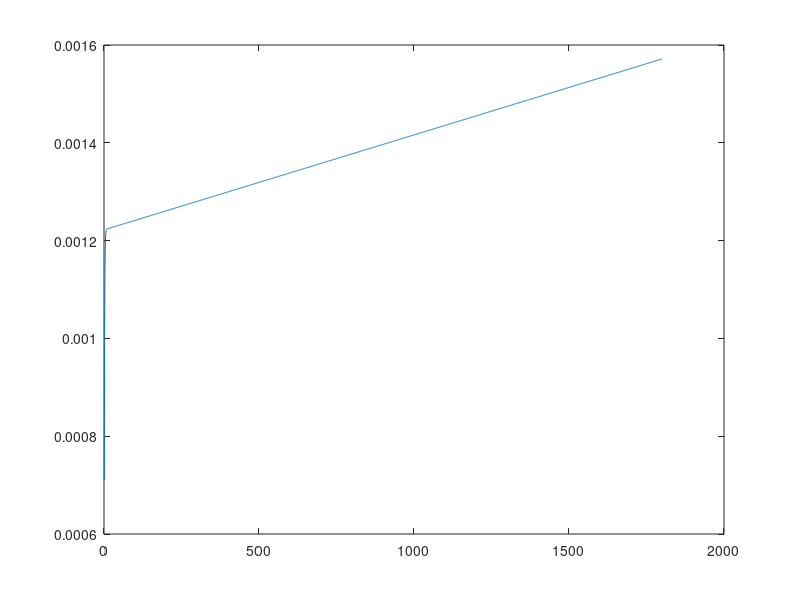

Write MATLAB code to recreate this figure.
t = linspace(1,1800,1800);
A = 5.43e-2;
n = 0.0117;
e0 = 0;
fm = e0 + A*t.^n;

Em = 1.69e14;
num = 1.03e13;
Ek = 1636.76e6;
nuk = 1879.26e6;
sig0 = 2e6;

% sig0 = 1;
% Em = 0.273;
% num = 0.219;
% Ek = 0.001;
% nuk = -0.276;
% t = [0,10,20,40,60,80,100,200,300];

tau = nuk/Ek;
expo = -t/tau;

bm = sig0*(1/Em + (1/Ek)*(1-exp(expo)) + t/num);
figure(1)
plot(t, bm);
% hold on
% plot(t,fm,'r-o')
% figure(2);
% plot(t,fm);

% t0 = 0;
%
% c1 = 33.3e-5;
% c2 = 1.8391e-10;
% c3 = 5.312e-7;
% c4 = 1.6575e-6;
% str = 5;
%
% j = c1 + c2*(t-t0) + c3 * (1-exp((t0-t)*(c4/c3)));
%
% elong = str * j;
%
% h1 = 31.2;
% matC1 = 4.11e-9;
% matC2 = 1.82;
% matD1 = -11.90;
% matD2 = 1.6776;
% matStr = [10.83 12.48 14.13 16.27 18.32 19.58];
%
% for k = 1:length(matStr)
%   h2 = log(1+h1) / (matD1 * matStr(k)^(matD2-1));
%   eMat(k,1:length(t)) = (1/(h2*matStr(k))) * log(1 + (1+h1) * exp(h2*matC1*matStr(k)^(matC2+1)*t) - 1);
%   S(k,1:length(t)) = eMat(k)/matStr(k);
%   E(k,1:length(t)) = S(k,1:length(t)).^-1;
% end
